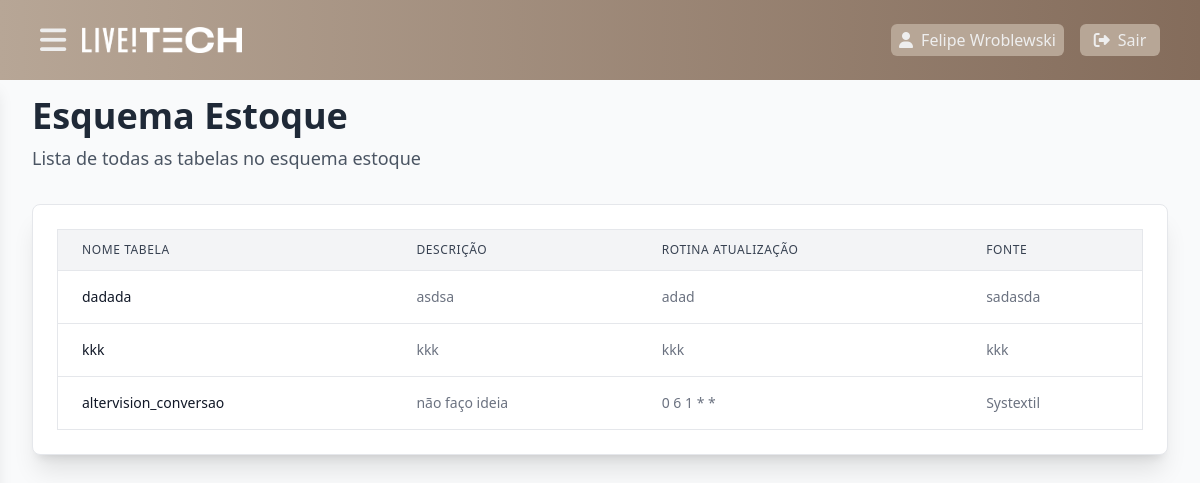
The app's page /esquemaApi/Api (signed in), older data.
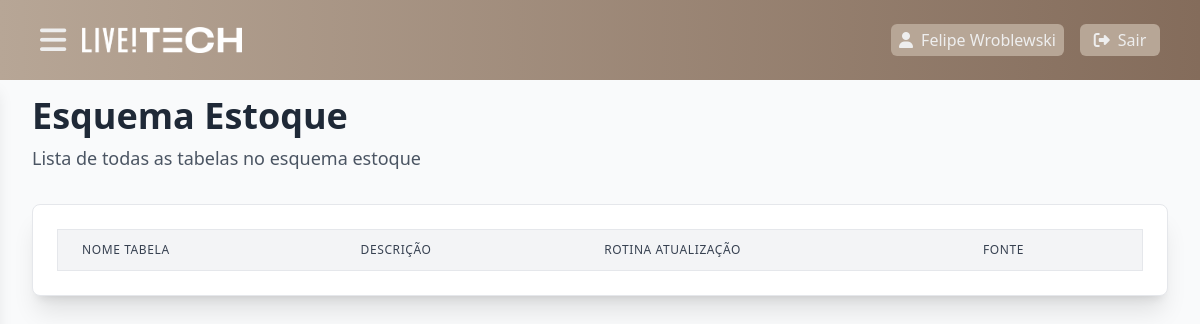
The same page, newer data.
### app/models.py (models this page shows)
class User(db.Model, UserMixin):
    id = db.Column(db.Integer, primary_key=True)
    nome = db.Column(db.String, nullable=False, default="Indivíduo Indigente")
    email = db.Column(db.String, nullable=False)
    senha = db.Column(db.String, nullable=True)
    adm = db.Column(db.Boolean, default=False)
    def puxar_nome(self):
        return self.nome

class Tabela(db.Model):
    id = db.Column(db.Integer, primary_key=True)
    nome_tabela = db.Column(db.String, nullable=False)
    descricao_tabela = db.Column(db.String, nullable=True)
    esquema = db.Column(db.String, nullable=False)
    dag_id = db.Column(db.Integer, db.ForeignKey('dag.id', name="fk_tabela_dag"), nullable=False)
    origem_id = db.Column(db.Integer, db.ForeignKey('origem.id', name="fk_tabela_origem"), nullable=False)
    dag = db.relationship('Dag', back_populates='tabelas')
    origem = db.relationship('Origem', back_populates='tabelas')
    colunas = db.relationship('Colunas', back_populates='tabela', lazy=True, cascade="all, delete-orphan")

class Dag(db.Model):
    id = db.Column(db.Integer, primary_key=True)
    dag = db.Column(db.String, nullable=False)
    schedule = db.Column(db.String, nullable=False)
    tabelas = db.relationship('Tabela', back_populates='dag', lazy=True)

class Origem(db.Model):
    id = db.Column(db.Integer, primary_key=True)
    sistema_origem = db.Column(db.String, nullable=False)
    tabela_origem = db.Column(db.String, nullable=False)
    tabelas = db.relationship('Tabela', back_populates='origem', lazy=True)

### app/views.py (the view)
@app.route('/esquemaApi/<string:nome_esquema>', methods=['GET'])
@login_required
def esquemaApi(nome_esquema):
    tabelas_do_esquema = get_tabelas_por_esquema(nome_esquema)
    return render_template('Esquemas/esquemaApi.html', esquema_atual=nome_esquema, tabelas=tabelas_do_esquema)

### app/models.py (called while the page is built)
@login_manager.user_loader
def load_user(user_id):
    return User.query.get(user_id)

### app/views.py (called while the page is built)
@app.after_request
def add_header(response):
    response.cache_control.no_store = True
    return response

@app.context_processor
def inject_user():
    return dict(current_user=current_user)

def get_tabelas_por_esquema(nome_esquema):
    from sqlalchemy.orm import joinedload
    tabelas = Tabela.query.options(
        joinedload(Tabela.dag),
        joinedload(Tabela.origem)
    ).filter_by(esquema=nome_esquema).all()
    return tabelas

### app/templates/Esquemas/esquemaApi.html
{% extends 'base.html' %}
{% block content %}
{% include 'navbar.html' %}
    <div class="h-screen w-full bg-brancoCinza">
        <div class="p-8 font-sans bg-gray-50 min-h-screen">
        <h1 class="text-4xl font-bold text-gray-800 mb-2 mt-16">Esquema Estoque</h1>
        <p class="text-lg text-gray-600 mb-8">Lista de todas as tabelas no esquema estoque</p>
        <div class="bg-white shadow-xl rounded-lg p-6 border border-gray-200">
            <div class="overflow-x-auto">
                <table class="min-w-full divide-y divide-gray-200 border border-gray-200 rounded-lg">
                    <thead class="bg-gray-100">
                        <tr>
                            <th scope="col" class="px-6 py-3 text-left text-xs font-medium text-gray-700 uppercase tracking-wider">Nome Tabela</th>
                            <th scope="col" class="px-6 py-3 text-left text-xs font-medium text-gray-700 uppercase tracking-wider">Descrição</th>
                            <th scope="col" class="px-6 py-3 text-left text-xs font-medium text-gray-700 uppercase tracking-wider">Rotina Atualização</th>
                            <th scope="col" class="px-6 py-3 text-left text-xs font-medium text-gray-700 uppercase tracking-wider">Fonte</th>
                        </tr>
                    </thead>
                    <tbody class="bg-white divide-y divide-gray-200">
                        {% for tabela in tabelas %}
                            <tr>
                                <td class="px-6 py-4 whitespace-nowrap text-sm font-medium text-gray-900">
                                    <a href="{{url_for('detalhesTabela', tabela_id=tabela.id )}}">{{ tabela.nome_tabela }}</a>
                                </td>
                                <td class="px-6 py-4 whitespace-nowrap text-sm text-gray-500">{{ tabela.descricao_tabela }}</td>
                                <td class="px-6 py-4 whitespace-nowrap text-sm text-gray-500">{{ tabela.dag.schedule }}</td>
                                <td class="px-6 py-4 whitespace-nowrap text-sm text-gray-500">{{ tabela.origem.sistema_origem }}</td>
                            </tr>
                        {% endfor %}
                    </tbody>
                </table>
            </div>
        </div>
    </div>
</div>
{% endblock %}

### app/templates/base.html (shortened to what this page needs)
<!DOCTYPE html>
<html lang="pt-br" class="h-full">
<head>
    <link rel="stylesheet" href="https://cdnjs.cloudflare.com/ajax/libs/font-awesome/6.5.0/css/all.min.css">
    <link rel="stylesheet" href="https://cdnjs.cloudflare.com/ajax/libs/codemirror/5.65.16/codemirror.min.css">
    <link rel="stylesheet" href="https://cdnjs.cloudflare.com/ajax/libs/codemirror/5.65.16/theme/monokai.min.css">
    <link rel="stylesheet" href="{{ url_for('static', filename='css/main.css') }}">
</head>
<body class="">
    {% block content %}{% endblock %}
</body>
</html>

### app/templates/navbar.html (shortened to what this page needs)
<div class="p-0 m-0 box-border">
        <header class="flex items-center justify-between bg-gradient-to-r from-begePrincipal to-begeForte h-20 w-full flex-row text-brancoCinza fixed">
            <div class="flex items-center gap-4 ml-10">
                <button id="toogleSidebar">
                    <i class="fa-solid fa-bars text-3xl cursor-pointer"></i>
                </button>
                <a href="{{url_for('home')}}" class="decoration-0">
                    <img src="{{url_for('static', filename='imgs/livetech.png')}}" alt="" class="w-40">
                </a>
            </div>
            <div class="flex items-center gap-4 mr-10">
                <a href="{{url_for('home')}}" class="flex flex-row items-center gap-2 px-2 py-1 min-w-fit justify-center rounded-md bg-begePrincipal">
                    <i class="fa-solid fa-user"></i>
                    <h1>{{ current_user.puxar_nome() }}</h1>
                </a>
                <a href="{{url_for('logout')}}" class="bg-begePrincipal p-1 w-20 flex flex-row items-center gap-2 justify-center rounded-md">
                    <i class="fa-solid fa-right-from-bracket"></i>
                    <h1>Sair</h1>
                </a>
            </div>
        </header>
    </div>

Row changes from the older to the newer data that the page shows:
removed Tabela: nome_tabela "dadada", descricao_tabela "asdsa", dag.schedule "adad", origem.sistema_origem "sadasda"
removed Tabela: nome_tabela "kkk", descricao_tabela "kkk", dag.schedule "kkk", origem.sistema_origem "kkk"
removed Tabela: nome_tabela "altervision_conversao", descricao_tabela "não faço ideia", dag.schedule "0 6 1 * *", origem.sistema_origem "Systextil"
